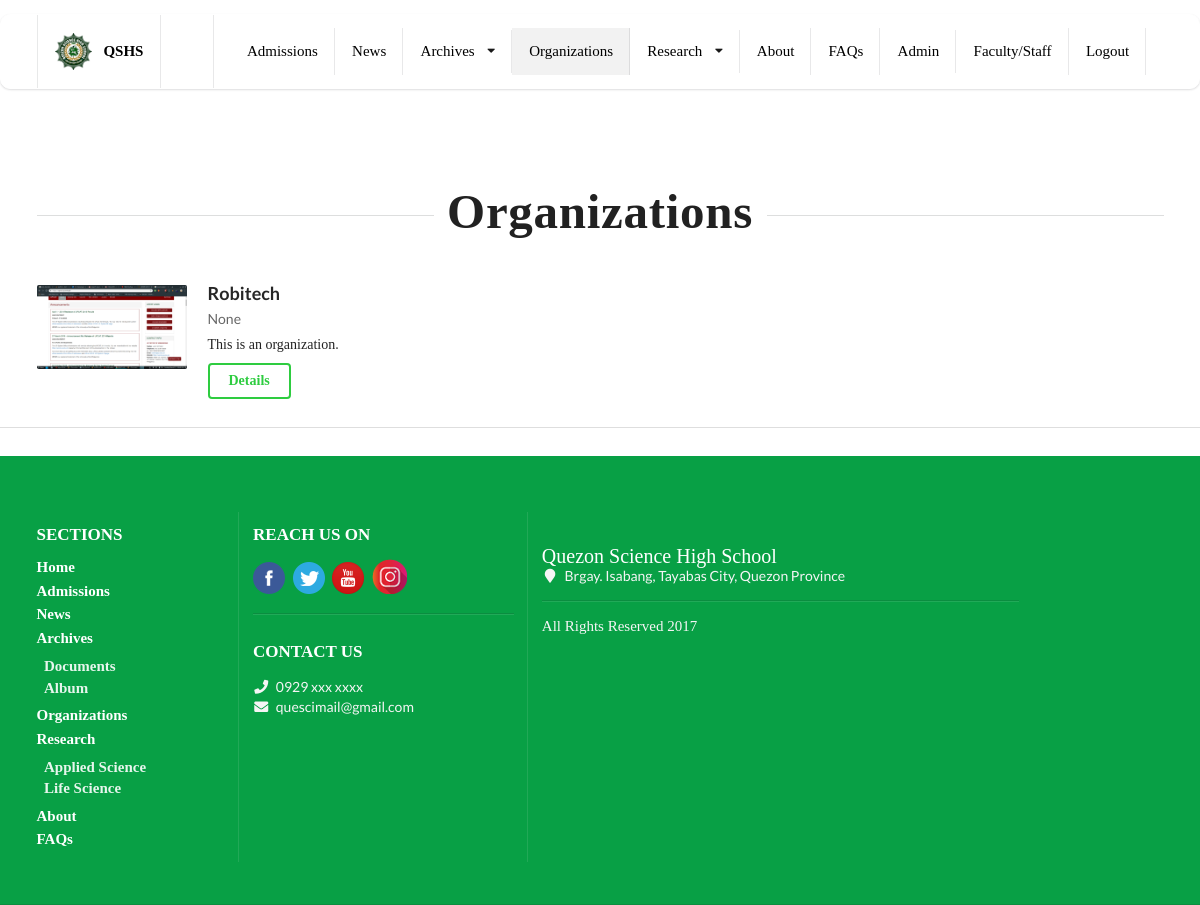
Page /organizations (signed in) on the committed database.
### organizations/models.py (models this page shows, shortened)
class Organization(models.Model):
    LEVEL = (
        ("Main", "Main"),
        ("Core Subject", "Core Subject"),
        ("Social Science", "Social Science"),
        ("Music and Arts", "Music and Arts"),
    )
    name = models.CharField(max_length=100)
    category = models.CharField(choices=LEVEL, max_length=50, blank=True, null=True)
    logo = models.ImageField(upload_to="organization/{}/logo".format(name), null=True)
    acronym = models.CharField(max_length=10)
    description = models.TextField(max_length=5000)

### main/views.py (the view)
# urls.py: path('organizations',views.OrganizationListView.as_view(),name="organizations"),
class OrganizationListView(ListView):
    template_name = 'main/orgs.html'
    model = Organization
    context_object_name = "organizations"
    def get_queryset(self):
        return Organization.objects.all()

### templates/main/orgs.html (shortened to what this page needs)
{% extends 'base_2.html' %}
{% block org %}
  active
{% endblock %}
{% block main_content %}
	<div class="dimmed pusher">
    <div class="ui vertical stripe segment">
      <div class="ui container">
        <div class="ui horizontal section divider inverted">
          <h1 class="ui header">Organizations</h1>
        </div>
        <div class="ui relaxed divided items">
          {% for org in organizations %}
            <div class="ui item">
              <div class="ui small image">
                <img src="{{ org.logo.url }}" alt="">
              </div>
              <div class="content">
                <a href="{% url 'main:organization_details' pk=org.pk %}" class="ui header">
                  {{ org.name }}
                </a>
                <div class="meta">
                  {{ org.category }}
                </div>
                <div class="description">
                  {{ org.description|truncatechars:100 }}
                </div>
                <div class="other description">
                  <a href="{% url 'main:organization_details' pk=org.pk %}" class="ui inverted green button">Details</a>
                </div>
              </div>
            </div>
          {% endfor %}
        </div>
      </div>
    </div>
</div>
{% endblock %}

### static/css/index.css (style rules this page uses)
.ui.header { font-family: Code Bold; }
.ui.vertical.stripe { margin: 2em 0em; padding: 2em 0em; }
.ui.vertical.stripe h1 { font-size: 3.5em; }
.ui.vertical.stripe .description { font-family: Raleway; }
.ui.vertical.stripe .inverted.divider { color: #fff; }
.ui.vertical.stripe .horizontal.divider { margin: 3em 0em; }
.ui.button { font-family: Code Bold; font-weight: bold; }

### rows in the picture
Organization: logo (picture), name "Robitech", category "None", description "This is an organization."
